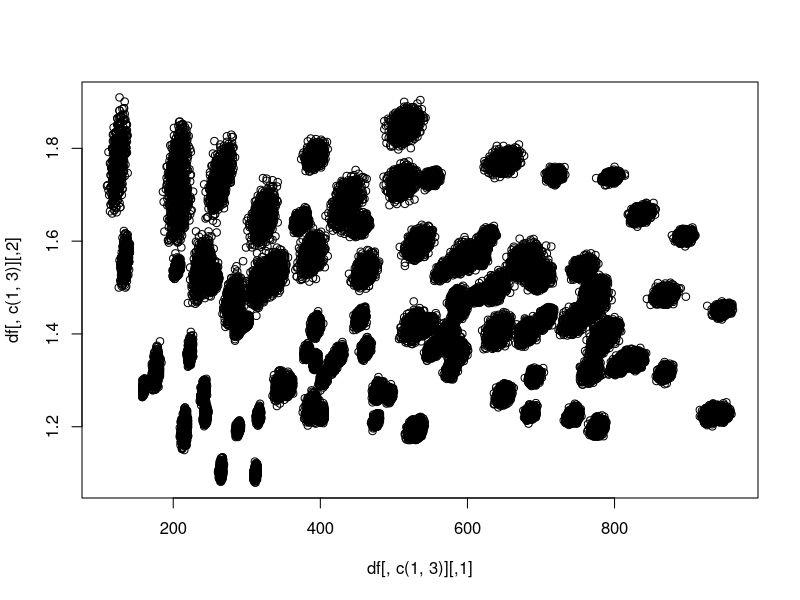
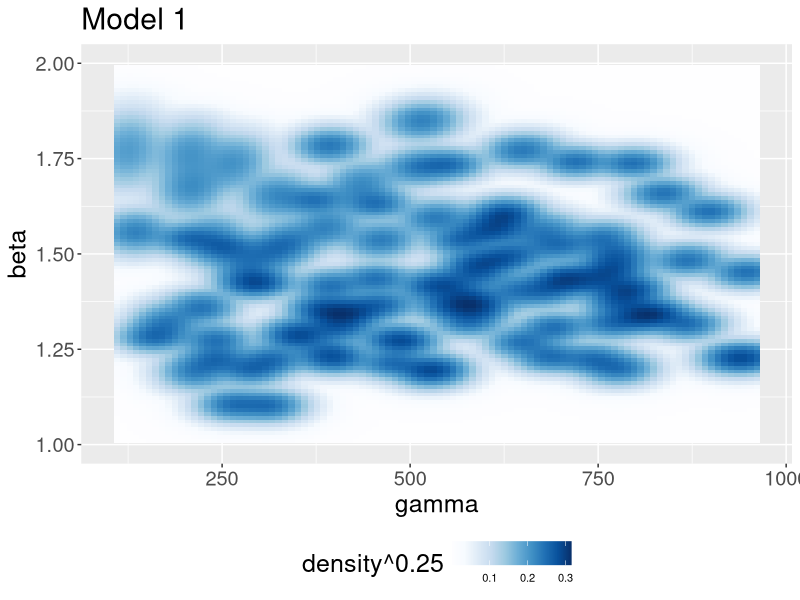
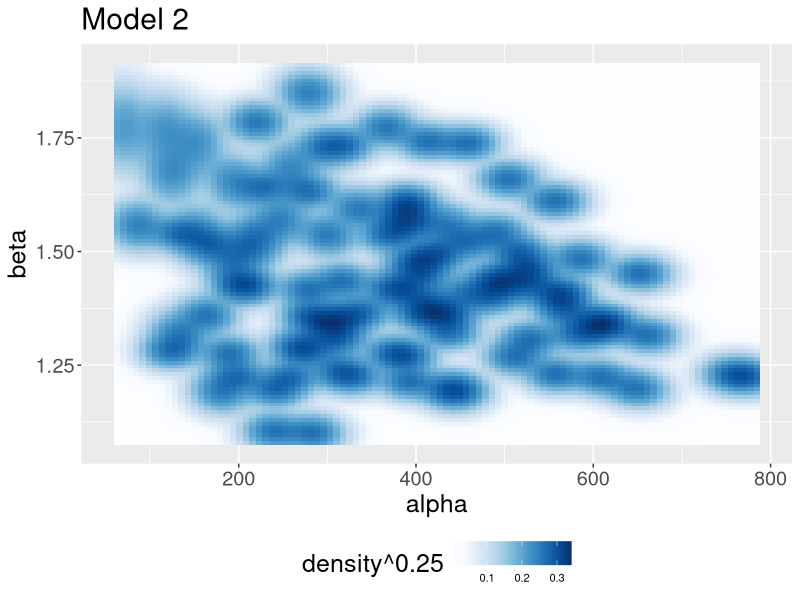
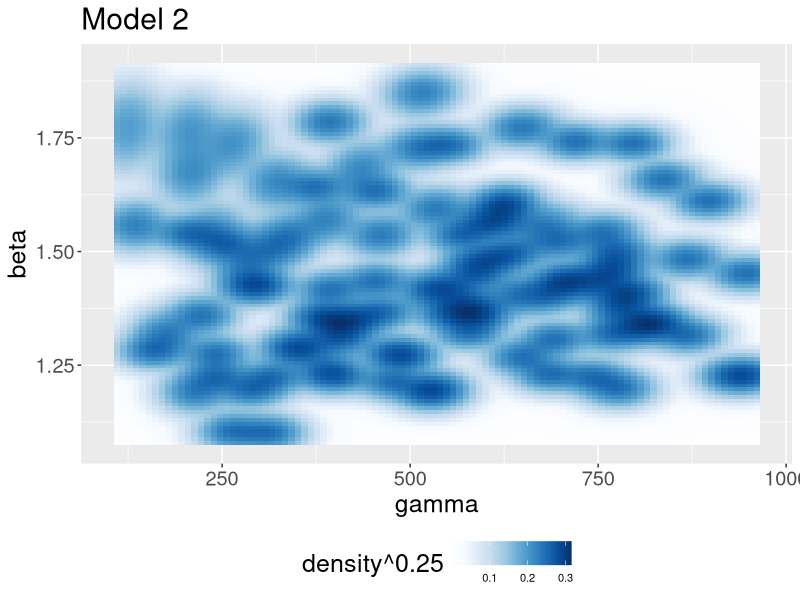
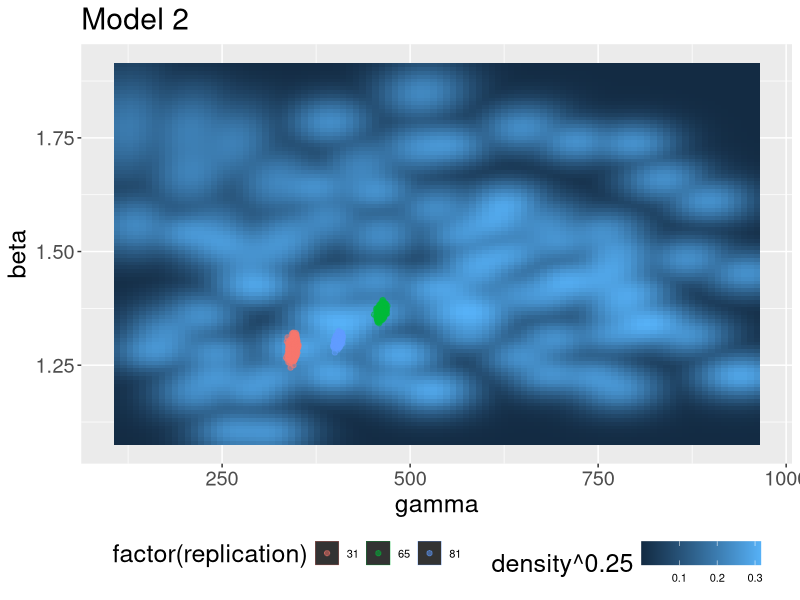
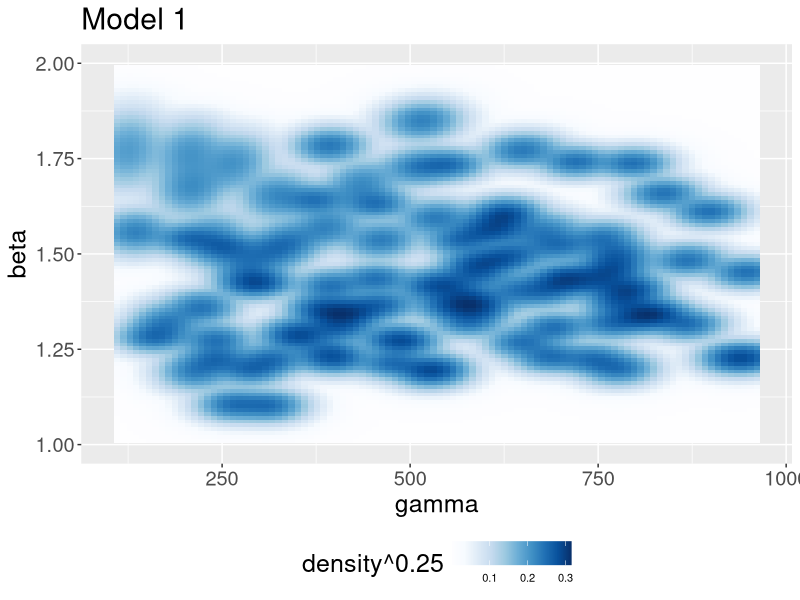

Generate these figures, in order, with R:
set.seed(123)
library(foreach)
library(msm)
R <- 100
n <- round(seq(100, 5000, length.out = R))
df <- foreach(i=1:R, .combine = rbind, .errorhandling='pass')%do%{
  Fun <- function(j){
  rate <- rtnorm(1, mean=0.5, sd=0.2, lower=0, upper=1) # runif(1, 0, 1) # Shared rate
  total_Sp <- sample(100:1000, 1)
  S12 <- round(rate*total_Sp) + 1
  V1_Sp <- sample((total_Sp-S12), 1)
  V2_Sp <- total_Sp - S12 - V1_Sp

  mat <- cbind(V1=c(rep(1,S12), rep(1,V1_Sp), rep(0, V2_Sp)),
               V2=c(rep(1,S12), rep(0,V1_Sp), rep(1, V2_Sp)))
 
  x <- mat*runif(total_Sp*2)
  B <- 1000
  V1 <- rmultinom(B, n[i], x[,1])
  V2 <- rmultinom(B, n[i], x[,2])
  arr <- array(0, dim = c(total_Sp,2,B))
  arr[,1,] <- V1
  arr[,2,] <- V2
  out <- t(apply(arr, 3, function(x){
    Sg <- sum(rowSums(x)>0)
    Sa <- mean(colSums(x>0))
    Sb <- Sg/Sa
    c(Sg, Sa, Sb, i)
  }))
  out
  }
  #do.call(rbind, lapply(1:10, Fun))
  Fun(1)
}
plot(df[,c(1,3)])
df <- data.frame(df)
colnames(df) <- c("gamma", "alpha", "beta", "replication")

library(ggplot2)

g <- ggplot(df) + aes(x=gamma, y=beta) + 
  stat_density2d(geom="tile", aes(fill=..density..^0.25), contour=FALSE) + 
  scale_fill_gradientn(colours = colorRampPalette(c("#FEFEFF", blues9))(256), 
                       name="density^0.25") +
  ylim(c(1,2)) + theme(legend.position="bottom") +
  ggtitle("Model 1")
g + theme(text=element_text(size=18), legend.text=element_text(size=8)) + ggtitle("Model 1")

ggsave("DivInd-1.png", width = 7, height = 7)



head(df)
ggplot(df) + aes(x=alpha, y=beta) + 
  stat_density2d(geom="tile", aes(fill=..density..^0.25), contour=FALSE) + 
  scale_fill_gradientn(colours = colorRampPalette(c("#FEFEFF", blues9))(256), 
                       name="density^0.25") +
  theme(legend.position="bottom") +
  ggtitle("Model 2") + theme(text=element_text(size=18), legend.text=element_text(size=8))


ggplot(df) + aes(x=gamma, y=beta) + 
  stat_density2d(geom="tile", aes(fill=..density..^0.25), contour=FALSE) + 
  scale_fill_gradientn(colours = colorRampPalette(c("#FEFEFF", blues9))(256), 
                       name="density^0.25") +
  theme(legend.position="bottom") +
  ggtitle("Model 2") + theme(text=element_text(size=18), legend.text=element_text(size=8))

library(dplyr)
df.sub <- filter(df, replication%in%sample(R,3))
ggplot(df) + aes(x=gamma, y=beta) + 
  stat_density2d(geom="tile", aes(fill=..density..^0.25), contour=FALSE) + 
#  scale_fill_gradientn(colours = colorRampPalette(c("#FEFEFF", blues9))(256), 
#                       name="density^0.25") +
  geom_point(aes(colour=factor(replication)), data=df.sub, alpha=0.5)+
  theme(legend.position="bottom") + 
  ggtitle("Model 2") + theme(text=element_text(size=18), legend.text=element_text(size=8))
